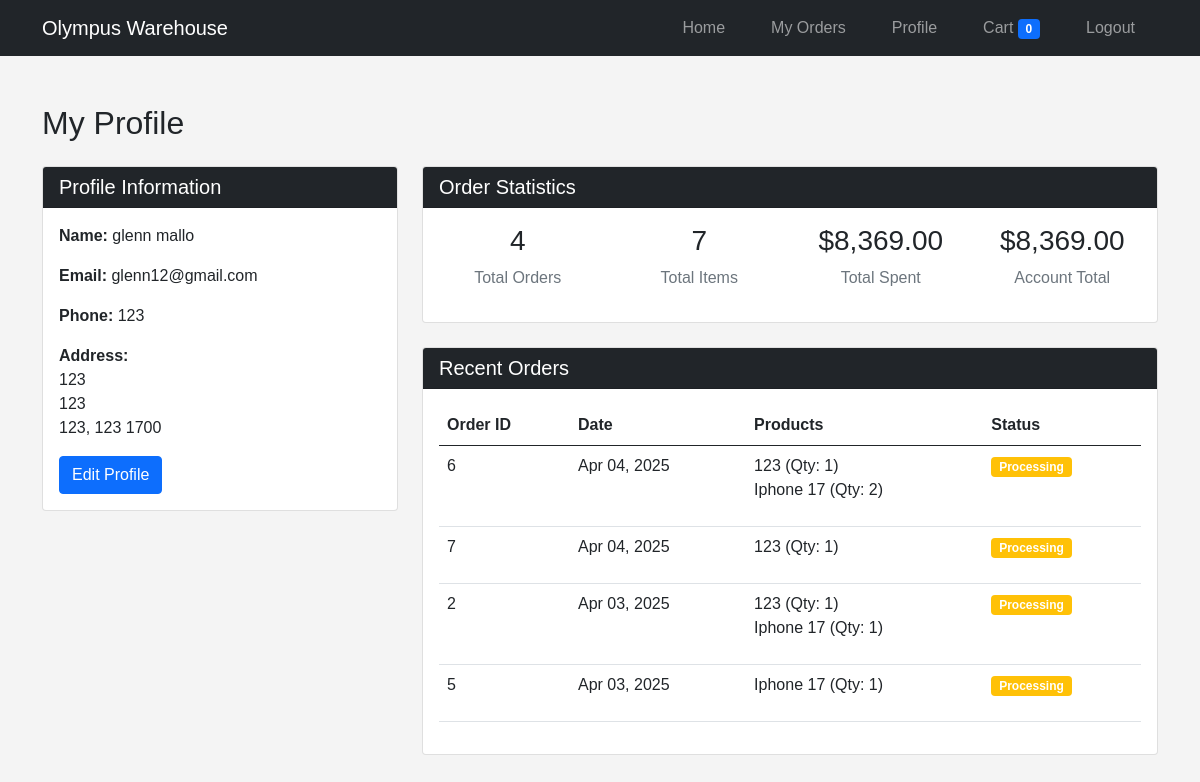
The app's page /warehouse/warehouse/my_profile.php (signed in) with its own data.
### tables this page shows
CREATE TABLE `customers` (
  `customer_id` int(11) NOT NULL,
  `fname` varchar(100) NOT NULL,
  `lname` varchar(100) NOT NULL,
  `customer_name` varchar(100) NOT NULL,
  `email` varchar(100) NOT NULL,
  `phone` varchar(20) NOT NULL,
  `address_line1` varchar(255) NOT NULL,
  `address_line2` varchar(255) DEFAULT NULL,
  `city` varchar(100) NOT NULL,
  `state` varchar(100) NOT NULL,
  `postal_code` varchar(20) NOT NULL,
  `country` varchar(100) NOT NULL DEFAULT 'Malaysia',
  `join_date` date NOT NULL,
  `status` enum('Active','Inactive') NOT NULL DEFAULT 'Active',
  `password` varchar(255) NOT NULL
);

CREATE TABLE `orders` (
  `id` int(11) NOT NULL,
  `customer_id` int(11) NOT NULL,
  `order_date` date NOT NULL,
  `total_amount` decimal(10,2) NOT NULL DEFAULT 0.00,
  `payment_status` enum('Pending','Paid','Failed','Refunded') NOT NULL DEFAULT 'Pending',
  `status` enum('Pending','Processing','Completed','Cancelled') NOT NULL DEFAULT 'Pending',
  `created_at` timestamp NOT NULL DEFAULT current_timestamp(),
  `updated_at` timestamp NOT NULL DEFAULT current_timestamp() ON UPDATE current_timestamp()
);

### warehouse/warehouse/my_profile.php (the view, shortened to what this page needs)
<?php
include 'db.php';
$customer_id = $_SESSION['customer_id'];
$customer_query = "SELECT * FROM customers WHERE customer_id = ?";
$stmt = $conn->prepare($customer_query);
$stmt->bind_param("i", $customer_id);
$stmt->execute();
$customer = $stmt->get_result()->fetch_assoc();
$stats_query = "SELECT
                COUNT(DISTINCT o.id) as total_orders,
                SUM(oi.quantity) as total_items,
                SUM(oi.quantity * oi.unit_price) as total_spent,
                SUM(oi.quantity * oi.unit_price) as account_total
                FROM orders o
                JOIN order_items oi ON o.id = oi.order_id
                WHERE o.customer_id = ?";
$stmt = $conn->prepare($stats_query);
$stmt->bind_param("i", $customer_id);
$stmt->execute();
$stats = $stmt->get_result()->fetch_assoc();
$recent_orders_query = "SELECT o.*,
                       GROUP_CONCAT(i.product_name) as products,
                       GROUP_CONCAT(oi.quantity) as quantities
                       FROM orders o
                       JOIN order_items oi ON o.id = oi.order_id
                       JOIN inventory i ON oi.product_id = i.product_id
                       WHERE o.customer_id = ?
                       GROUP BY o.id
                       ORDER BY o.order_date DESC
                       LIMIT 5";
$stmt = $conn->prepare($recent_orders_query);
$stmt->bind_param("i", $customer_id);
$stmt->execute();
$recent_orders = $stmt->get_result();
?>
<!DOCTYPE html>
<html lang="en">
<head>
    <link href="https://cdn.jsdelivr.net/npm/bootstrap@5.0.2/dist/css/bootstrap.min.css" rel="stylesheet">
    <link rel="stylesheet" href="https://cdnjs.cloudflare.com/ajax/libs/font-awesome/6.0.0-beta3/css/all.min.css">
    <link rel="stylesheet" href="styles.css">
</head>
<body>
    <nav class="navbar navbar-expand-lg navbar-dark bg-dark">
        <div class="container">
            <a class="navbar-brand" href="index.php">Olympus Warehouse</a>
            <div class="collapse navbar-collapse" id="navbarNav">
                <ul class="navbar-nav ms-auto">
                    <li class="nav-item"><a class="nav-link" href="index.php">Home</a></li>
                    <li class="nav-item"><a class="nav-link" href="my_orders.php">My Orders</a></li>
                    <li class="nav-item"><a class="nav-link" href="my_profile.php">Profile</a></li>
                    <li class="nav-item"><a class="nav-link" href="view_cart.php">
                        Cart <span class="badge bg-primary"><?php echo count($_SESSION['cart'] ?? []); ?></span>
                    </a></li>
                    <li class="nav-item"><a class="nav-link" href="warehouse_logout.php">Logout</a></li>
                </ul>
            </div>
        </div>
    </nav>
    <div class="container py-5">
        <h2 class="section-title mb-4">My Profile</h2>
        <div class="row">
            <div class="col-md-4">
                <div class="card">
                    <div class="card-header bg-dark text-white">
                        <h5 class="mb-0">Profile Information</h5>
                    </div>
                    <div class="card-body">
                        <p><strong>Name:</strong> <?php echo htmlspecialchars($customer['fname'] . ' ' . $customer['lname']); ?></p>
                        <p><strong>Email:</strong> <?php echo htmlspecialchars($customer['email']); ?></p>
                        <p><strong>Phone:</strong> <?php echo htmlspecialchars($customer['phone']); ?></p>
                        <p><strong>Address:</strong><br>
                            <?php
                            echo htmlspecialchars($customer['address_line1']) . '<br>';
                            if (!empty($customer['address_line2'])) {
                                echo htmlspecialchars($customer['address_line2']) . '<br>';
                            }
                            echo htmlspecialchars($customer['city'] . ', ' . $customer['state'] . ' ' . $customer['postal_code']);
                            ?>
                        </p>
                        <a href="update_profile.php" class="btn btn-primary">Edit Profile</a>
                    </div>
                </div>
            </div>
            <div class="col-md-8">
                <div class="card mb-4">
                    <div class="card-header bg-dark text-white">
                        <h5 class="mb-0">Order Statistics</h5>
                    </div>
                    <div class="card-body">
                        <div class="row text-center">
                            <div class="col-md-3">
                                <h3><?php echo $stats['total_orders']; ?></h3>
                                <p class="text-muted">Total Orders</p>
                            </div>
                            <div class="col-md-3">
                                <h3><?php echo $stats['total_items']; ?></h3>
                                <p class="text-muted">Total Items</p>
                            </div>
                            <div class="col-md-3">
                                <h3>$<?php echo number_format($stats['total_spent'], 2); ?></h3>
                                <p class="text-muted">Total Spent</p>
                            </div>
                            <div class="col-md-3">
                                <h3>$<?php echo number_format($stats['account_total'], 2); ?></h3>
                                <p class="text-muted">Account Total</p>
                            </div>
                        </div>
                    </div>
                </div>
                <div class="card">
                    <div class="card-header bg-dark text-white">
                        <h5 class="mb-0">Recent Orders</h5>
                    </div>
                    <div class="card-body">
                        <?php if ($recent_orders->num_rows > 0): ?>
                            <div class="table-responsive">
                                <table class="table">
                                    <thead>
                                        <tr>
                                            <th>Order ID</th>
                                            <th>Date</th>
                                            <th>Products</th>
                                            <th>Status</th>
                                        </tr>
                                    </thead>
                                    <tbody>
                                        <?php while ($order = $recent_orders->fetch_assoc()):
                                            $products = explode(',', $order['products']);
                                            $quantities = explode(',', $order['quantities']);
                                        ?>
                                        <tr>
                                            <td><?php echo $order['id']; ?></td>
                                            <td><?php echo date('M d, Y', strtotime($order['order_date'])); ?></td>
                                            <td>
                                                <ul class="list-unstyled">
                                                    <?php for ($i = 0; $i < count($products); $i++): ?>
                                                        <li><?php echo $products[$i] . ' (Qty: ' . $quantities[$i] . ')'; ?></li>
                                                    <?php endfor; ?>
                                                </ul>
                                            </td>
                                            <td>
                                                <span class="badge bg-<?php
                                                    echo $order['status'] == 'Completed' ? 'success' :
                                                        ($order['status'] == 'Processing' ? 'warning' : 'secondary');
                                                ?>">
                                                    <?php echo $order['status']; ?>
                                                </span>
                                            </td>
                                        </tr>
                                        <?php endwhile; ?>
                                    </tbody>
                                </table>
                            </div>
                        <?php else: ?>
                            <p class="text-muted">No recent orders found.</p>
                        <?php endif; ?>
                    </div>
                </div>
            </div>
        </div>
    </div>
</body>
</html>

### warehouse/warehouse/styles.css (style rules this page uses)
body { font-family: Arial, sans-serif; background-color: #f4f4f4; margin: 0; padding: 0; position: relative; z-index: 1; }
nav { text-align: center; background-color: #444; padding: 10px 0; }
nav ul { list-style: none; padding: 0; margin: 0; }
nav ul li { display: inline; margin: 0 15px; }
nav ul li a { color: white; text-decoration: none; padding: 10px; transition: background 0.3s ease; }

### records on screen
customers: fname+lname "glenn mallo", email "glenn12@gmail.com", phone "123", address_line1 "123", address_line2 "123", city+state+postal_code "123, 123 1700"
orders: id "6", order_date "Apr 04, 2025", i "123", i "1", i "Iphone 17", i "2", status "Processing"
orders: id "7", order_date "Apr 04, 2025", i "123", i "1", status "Processing"
orders: id "2", order_date "Apr 03, 2025", i "123", i "1", i "Iphone 17", status "Processing"
orders: id "5", order_date "Apr 03, 2025", i "Iphone 17", i "1", status "Processing"

### other values on screen
count($_SESSION['cart'] ?? []) "0"
$stats['total_orders'] "4"
$stats['total_items'] "7"
$stats['total_spent'] "8,369.00"
$stats['account_total'] "8,369.00"
